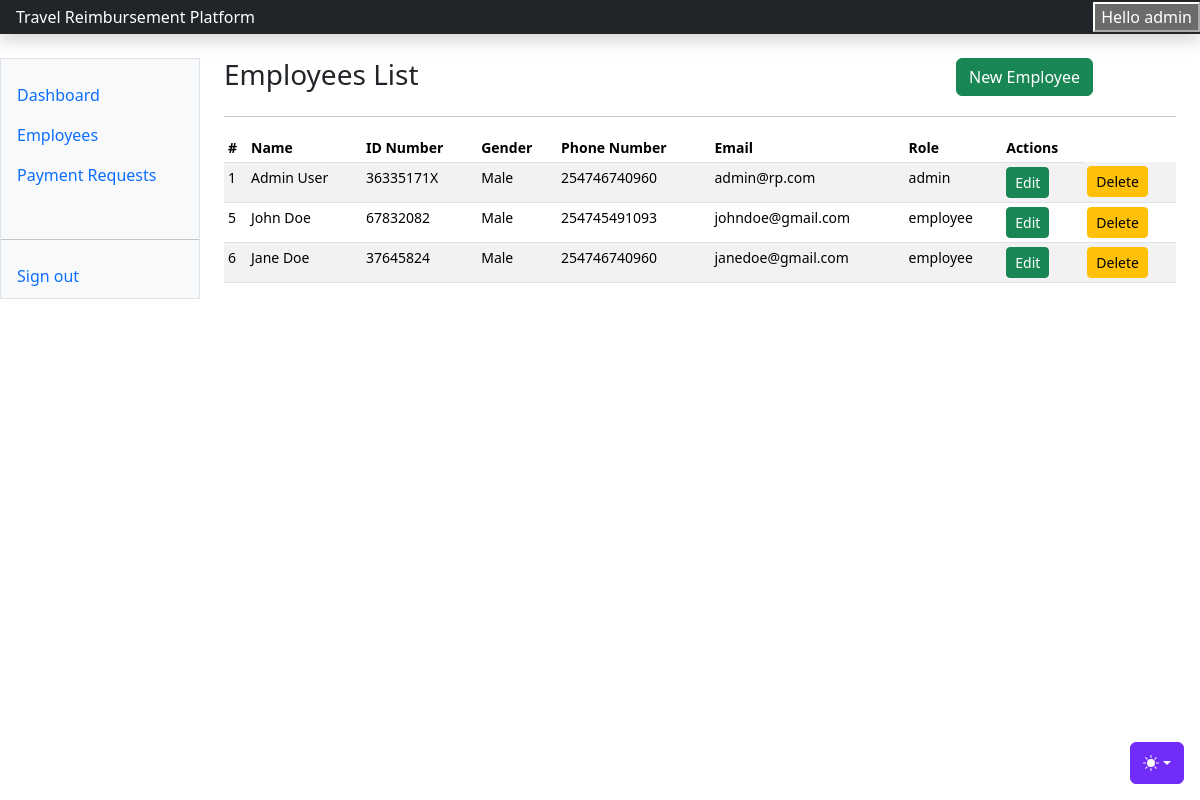
/users/users-list/ (signed in), run on the app's committed database.
### users/models.py (models this page shows)
class User(AbstractUser):
    role = models.CharField(choices=ROLE_CHOICES, max_length=32, null=True)
    phone_number = models.CharField(max_length=255, null=True)
    id_number = models.CharField(max_length=255, null=True)
    position = models.CharField(max_length=255)
    gender = models.CharField(max_length=255, null=True)
    def __str__(self):
        return self.username
    def name(self):
        return f"{self.first_name} {self.last_name}"

### users/views.py (the view)
# urls.py: path("users-list/", users_list, name="users-list"),
@login_required(login_url="/users/login")
def users_list(request):
    user = request.user
    users = User.objects.all()
    if not user.is_superuser:
        users = User.objects.filter(id=user.id)
    context = {
        "users": users
    }
    return render(request, "users/users_list.html", context)

### templates/users/users_list.html (shortened to what this page needs)
{% extends "base.html" %}
{% block content %}
<div class="row">
    <div class="col-9">
      {% if request.user.is_superuser %}
        <h3>Employees List</h3>
      {% else %}
      <h3>My Profile</h3>
      {% endif %}
    </div>
    <div class="col-3">
        <a class="btn btn-success" data-bs-toggle="modal" data-bs-target="#newStaffModal">New Employee</a>
    </div>
</div>
<hr/>
      <div class="table-responsive small">
        <table class="table table-striped table-sm">
          <thead>
            <tr>
              <th scope="col">#</th>
              <th scope="col">Name</th>
              <th scope="col">ID Number</th>
              <th scope="col">Gender</th>
              <th scope="col">Phone Number</th>
              <th scope="col">Email</th>
              <th scope="col">Role</th>
              <th scope="col">Actions</th>
            </tr>
          </thead>
          <tbody>
            {% for user in users %}
            <tr>
              <td>{{user.id}}</td>
              <td>{{user.name}}</td>
              <td>{{user.id_number}}</td>
              <td>{{user.gender}}</td>
              <td>{{user.phone_number}}</td>
              <td>{{user.email}}</td>
              <td>{{user.role}}</td>
              <td><a class="btn btn-success btn-sm" data-bs-toggle="modal" data-bs-target="#editStaffModal{{ user.id }}">Edit</a></td>
              <td><a href="{% url 'delete-user' user.id %}" class="btn btn-warning btn-sm">Delete</a></td>
            </tr>
            {% endfor %}
          </tbody>
        </table>
      </div>
{% endblock content %}

### templates/base.html (shortened to what this page needs)
{% load static %}
<!doctype html>
<html lang="en" data-bs-theme="auto">
  <head><script src="{% static 'assets/js/color-modes.js' %}"></script>
    <link rel="stylesheet" href="https://cdn.jsdelivr.net/npm/@docsearch/css@3">
    <link href="https://cdn.jsdelivr.net/npm/bootstrap@5.3.2/dist/css/bootstrap.min.css" rel="stylesheet">
    <link href="https://cdn.jsdelivr.net/npm/bootstrap-icons@1.10.3/font/bootstrap-icons.css" rel="stylesheet">
  </head>
  <body>
    <div class="dropdown position-fixed bottom-0 end-0 mb-3 me-3 bd-mode-toggle">
      <button class="btn btn-bd-primary py-2 dropdown-toggle d-flex align-items-center"
              id="bd-theme"
              type="button"
              aria-expanded="false"
              data-bs-toggle="dropdown"
              aria-label="Toggle theme (auto)">
        <svg class="bi my-1 theme-icon-active" width="1em" height="1em"><use href="#circle-half"></use></svg>
      </button>
    </div>
<header class="navbar sticky-top bg-dark flex-md-nowrap p-0 shadow" data-bs-theme="dark">
  <a class="navbar-brand col-md-3 col-lg-2 me-0 px-3 fs-6 text-white" href="{% url 'home' %}">Travel Reimbursement Platform</a>
  <div class="ml-3">
    <button>Hello {{request.user}}</button>
  </div>
</header>
<div class="container-fluid">
  <div class="row mt-4">
    {% include "includes/sidebar.html" %}
    <main class="col-md-9 ms-sm-auto col-lg-10 px-md-4">
      {% block content %}
      {% endblock content %}
    </main>
  </div>
</div>
    </body>
</html>

### templates/includes/sidebar.html (shortened to what this page needs)
<div class="sidebar border border-right col-md-3 col-lg-2 p-0 bg-body-tertiary">
    <div class="offcanvas-md offcanvas-end bg-body-tertiary" tabindex="-1" id="sidebarMenu" aria-labelledby="sidebarMenuLabel">
      <div class="offcanvas-body d-md-flex flex-column p-0 pt-lg-3 overflow-y-auto">
        <ul class="nav flex-column">
          <li class="nav-item">
            <a class="nav-link d-flex align-items-center gap-2 active" aria-current="page" href="/">
              Dashboard
            </a>
          </li>
          <li class="nav-item">
            <a class="nav-link d-flex align-items-center gap-2" href="{% url 'users-list' %}">
              {% if request.user.is_superuser %}
              Employees
              {% else %}
              My Profile
              {% endif %}
            </a>
          </li>
          <li class="nav-item">
            <a class="nav-link d-flex align-items-center gap-2" href="{% url 'payment-requests' %}">
              Payment Requests
            </a>
          </li>
        </ul>
        <hr class="my-3">
        <ul class="nav flex-column mb-auto">
          <li class="nav-item">
            <a class="nav-link d-flex align-items-center gap-2" href="{% url 'logout' %}">
              Sign out
            </a>
          </li>
        </ul>
      </div>
    </div>
  </div>

### templates/base.html (style rules this page uses)
.bi { vertical-align: -.125em; fill: currentColor; }
.btn-bd-primary { --bd-violet-bg: #712cf9; --bd-violet-rgb: 112.520718, 44.062154, 249.437846; --bs-btn-font-weight: 600; --bs-btn-color: var(--bs-white); --bs-btn-bg: var(--bd-violet-bg); --bs-btn-border-color: var(--bd-violet-bg); --bs-btn-hover-color: var(--bs-white); --bs-btn-hover-bg: #6528e0; --bs-btn-hover-border-color: #6528e0; --bs-btn-focus-shadow-rgb: var(--bd-violet-rgb); --bs-btn-active-color: var(--bs-btn-hover-color); --bs-btn-active-bg: #5a23c8; --bs-btn-active-border-color: #5a23c8; }
.bd-mode-toggle { z-index: 1500; }

### data on the page
User: user "admin", id "1", name "Admin User", id_number "36335171X", gender "Male", phone_number "254746740960", email "admin@rp.com", role "admin"
User: id "5", name "John Doe", id_number "67832082", gender "Male", phone_number "254745491093", email "johndoe@gmail.com", role "employee"
User: id "6", name "Jane Doe", id_number "37645824", gender "Male", phone_number "254746740960", email "janedoe@gmail.com", role "employee"
